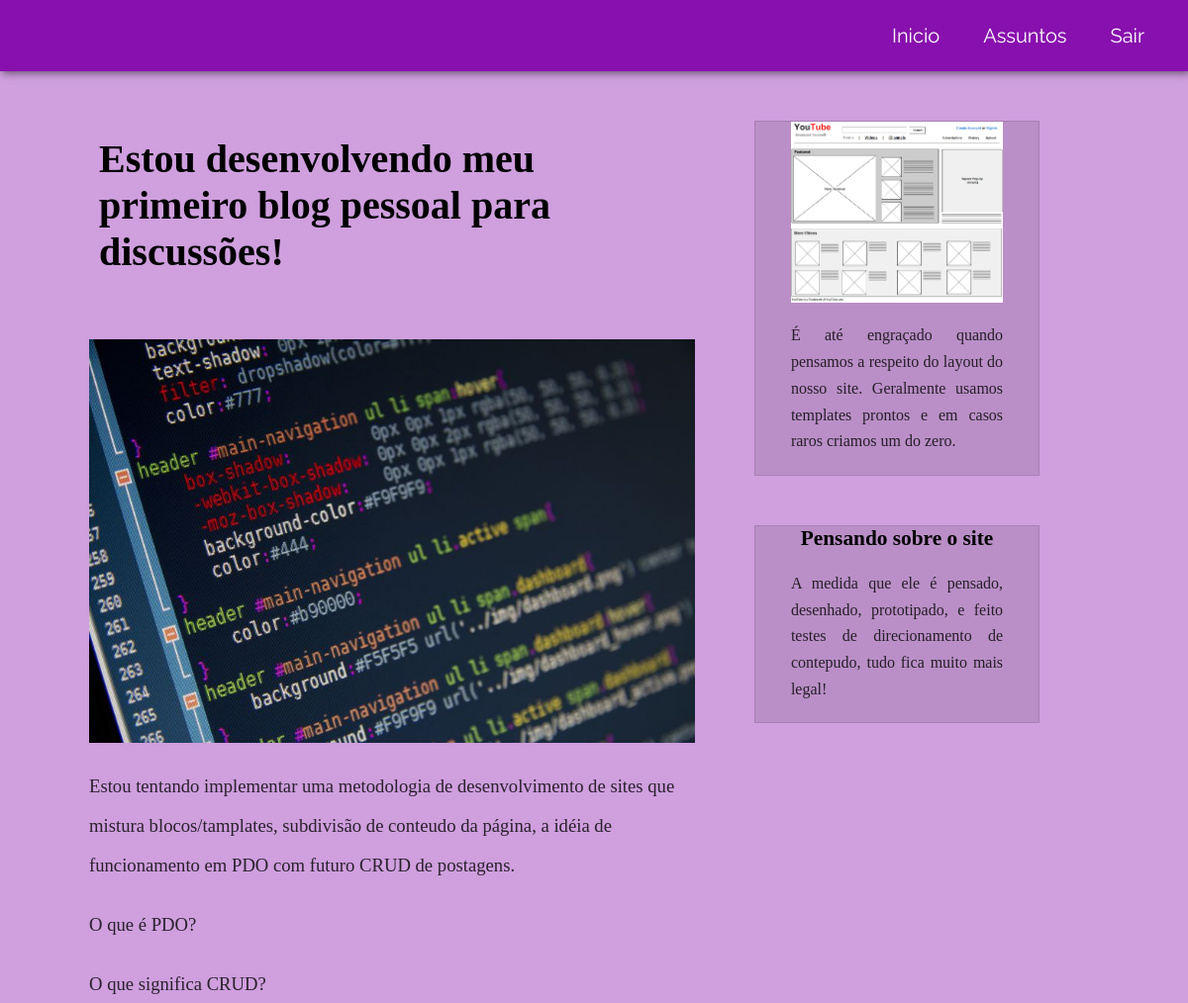
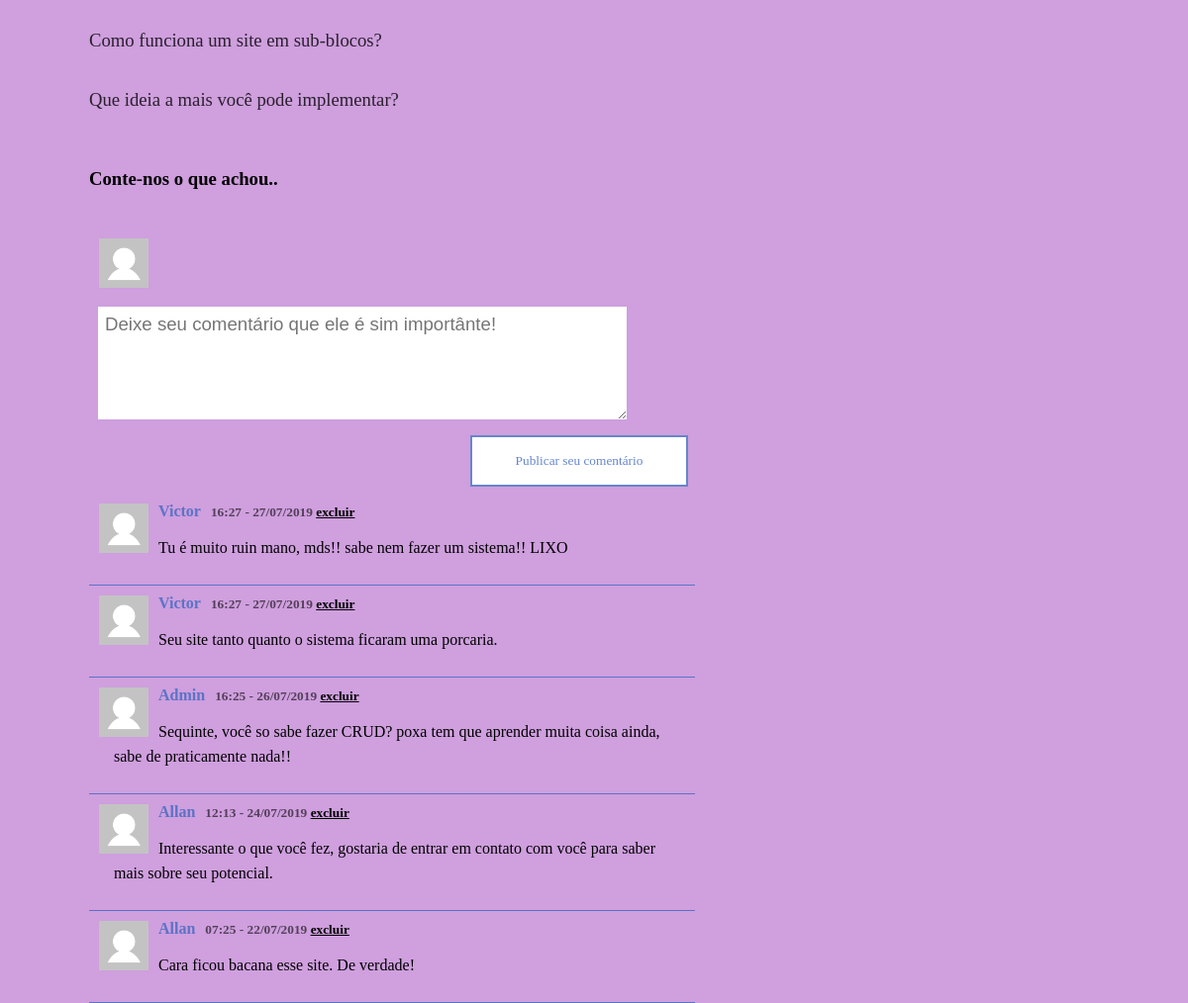
The page /descussao.php (signed in) on the database its author committed (2 pictures, top to bottom).
### tables this page shows
CREATE TABLE `comentarios` (
  `id` int(11) NOT NULL,
  `comentario` text,
  `dia` date DEFAULT NULL,
  `horario` varchar(5) DEFAULT NULL,
  `fk_id_usuario` int(11) DEFAULT NULL
);

### class/Conexao.php (called while the page is built)
<?php
class Conexao {
	public static function pegarConexao()
	{
		$conexao = new PDO(DB_DRIVE . ':host=' . DB_HOSTNAME . ';dbname=' . DB_DATABASE, DB_USERNAME, DB_PASSWORD);
		$conexao->setAttribute(PDO::ATTR_ERRMODE, PDO::ERRMODE_EXCEPTION);
		return $conexao;
	}
}

### exibeComentarios.php (called while the page is built, shortened)
<?php
try {
	$comentarios = new Comentario();
	$dadoComentarios = $comentarios->buscarComentario();
} catch (Exception $e) {
	Erro::tratarErro($e);
}

### class/Comentario.php (called while the page is built)
<?php
class Comentario {
	private $PDO;
	function __construct() {
		try {
			$this->PDO = Conexao::pegarConexao();
		} catch(PDOException $e){
			echo "Erro com o Banco: " . $e->getMessage();
		} catch(Exception $e) {
			echo "Erro genérico: " . $e->getMessage();
		}
	}
	public function buscarComentario() {
		$sqlComentarios = "SELECT *,(SELECT nome FROM usuarios WHERE id = fk_id_usuario) as nome_usuario FROM comentarios ORDER BY dia DESC";
		$stmt = $this->PDO->prepare($sqlComentarios);
		$stmt->execute();
		$comentarios = $stmt->fetchAll(PDO::FETCH_ASSOC);
		return $comentarios;
	}
}

### descussao.php (the view, shortened to what this page needs)
<?php require_once 'exibeComentarios.php' ?>
<?php require_once 'header.php' ?>
<div class="conteudo-pagina">
	<section id="conteudo1">
		<h2>Estou desenvolvendo meu primeiro blog pessoal para discussões!</h2>
		<img src="img/trumbs-code.jpg">
		<p class="texto">Estou tentando implementar uma metodologia de desenvolvimento de sites que mistura blocos/tamplates, subdivisão de conteudo da página, a idéia de funcionamento em PDO com futuro CRUD de postagens.</p>
		<p class="texto">O que é PDO?</p>
		<p class="texto">O que significa CRUD?</p>
		<p class="texto">Como funciona um site em sub-blocos?</p>
		<p class="texto">Que ideia a mais você pode implementar?</p>
		<h3>Conte-nos o que achou..</h3>
		<form method="POST" action="#">
			<img src="img/img-perfil.jpg">
			<textarea name="texto" placeholder="Deixe seu comentário que ele é sim importânte!" maxlength="400"></textarea>
			<input type="submit" value="Publicar seu comentário" id="enviar-comentario">
		</form>
		<?php if (count($dadoComentarios) > 0)
		{
			foreach ($dadoComentarios as $dc)
				{ ?>
					<?php $data = new DateTime($dc['dia']);  ?>
					<div class="outros-comentarios">
						<img src="img/img-perfil.jpg">
						<h3><?= $dc['nome_usuario']; ?></h3>
						<h4><?= $dc['horario']; ?> - <?= $data->Format('d/m/Y'); ?> <a href="#">excluir</a></h4>
						<p><?= $dc['comentario']; ?></p>
					</div>
				<?php }
			} else { ?>
				<center><h1>Ainda não existem comentários nesta postagem.</h1></center>
			<?php } ?>
		</section>
		<section id="conteudo2">
			<div>
				<img src="img/prototipagem.png">
				<p>É até engraçado quando pensamos a respeito do layout do nosso site. Geralmente usamos templates prontos e em casos raros criamos um do zero.</p>
			</div>
		</section>
		<section id="conteudo3">
			<div>
				<h4>Pensando sobre o site</h4>
				<p>A medida que ele é pensado, desenhado, prototipado, e feito testes de direcionamento de contepudo, tudo fica muito mais legal!</p>
			</div>
		</section>
	</div>
</body>
</html>

### css/estilo.css (style rules this page uses)
* { padding: 0px; margin:0px; }
body { background-color: rgba(136, 16, 174, .4); }
h2 { font-size: 40px; padding: 65px 10px; }
div.conteudo-pagina { width: 85%; margin: auto; }
section#conteudo1 { width: 60%; box-sizing: border-box; float: left; }
img { width: 100%; }
p.texto { font-size: 14pt; color: rgba(0,0,0, .8); line-height: 40px; margin: 20px 0px; font-family: 'Microsoft YaHei Light'; }
h3 { font-family: 'Microsoft YaHei Light'; line-height: 80px; margin-bottom:10px; }
form img { width: 50px; display: block; float: left; padding: 10px; }
form textarea { height:100px; width: 85%; border: none; padding: 7px; font-size: 14pt; margin: 9px; font-family: arial; outline: none; display: block; float: left; }
form input#enviar-comentario { margin: 7px; font-family: 'Arial Black'; width: 220px; height:52px; background-color: white; color: rgba(63, 104, 191, 0.8); border: 2px solid rgba(63, 104, 191, 0.8); transition: 0.2s ease-out; cursor: pointer; float: right; }
.outros-comentarios { box-sizing: border-box; border-bottom: 1px solid rgba(63, 104, 191, 0.8); clear: both; padding: 10px; display: block; }
.outros-comentarios img { width: 50px; float: left; padding-right: 10px; }
.outros-comentarios h3 { float: left; color: rgba(63, 104, 191, 0.8); font-size: 12pt; padding: 5px 10px 5px 0px; line-height: 40%; }
.outros-comentarios h4 { font-size:10pt; color: rgba(0, 0, 0, .6); line-height: 17px; }
.outros-comentarios h4 a { color: black; }
.outros-comentarios p { line-height: 25px; padding: 15px }
section#conteudo2, section#conteudo3 { width: 40%; box-sizing: border-box; float: left; }
section#conteudo2 div, section#conteudo3 div { width:70%; background-color: rgba(0, 0, 0, .1); border: 1px solid rgba(0, 0, 0, .1); padding: 60px, 20px; margin: 50px auto 0px auto; }
section#conteudo2 img { width: 75%; margin: auto; display: block; }
section#conteudo2 p , section#conteudo3 p { width: 75%; font-family: 'Microsoft YaHei Light'; color: rgba(0, 0, 0, .8); text-align: justify; line-height: 20pt; margin: 20px auto; }
section#conteudo3 h4 { font-family: 'Microsoft YaHei Light'; font-size: 16pt; text-align: center; }

### rows shown on the page
comentarios: nome_usuario "Victor", horario "16:27", dia "27/07/2019", comentario "Tu é muito ruin mano, mds!! sabe nem fazer um sistema!! LIXO"
comentarios: nome_usuario "Victor", horario "16:27", dia "27/07/2019", comentario "Seu site tanto quanto o sistema ficaram uma porcaria."
comentarios: nome_usuario "Admin", horario "16:25", dia "26/07/2019", comentario "Sequinte, você so sabe fazer CRUD? poxa tem que aprender muita coisa ainda, sabe de praticamente nada!!"
comentarios: nome_usuario "Allan", horario "12:13", dia "24/07/2019", comentario "Interessante o que você fez, gostaria de entrar em contato com você para saber mais sobre seu potencial."
comentarios: nome_usuario "Allan", horario "07:25", dia "22/07/2019", comentario "Cara ficou bacana esse site. De verdade!"
